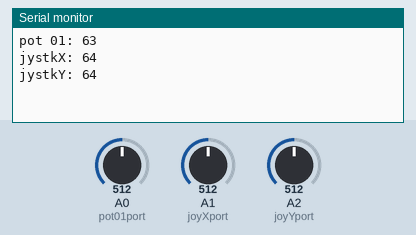
This sketch was run on a simulated Arduino Uno, built with avr-gcc and run on an emulated ATmega328P. Parts: the last lines printed to the serial monitor. The inputs (shaded band) are chosen by the test bench; at power-on: A0 (pot01port) = 512, A1 (joyXport) = 512, A2 (joyYport) = 512. MIDI output is not drawn.

Above: at 1.2 s.
1.3 s: A0 (pot01port) set to 716
At 2.3 s:
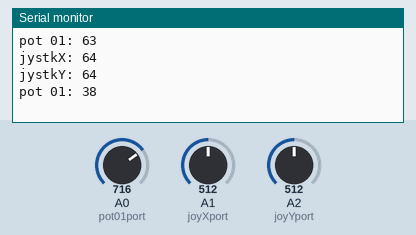
2.8 s: A1 (joyXport) set to 716
At 3.4 s:
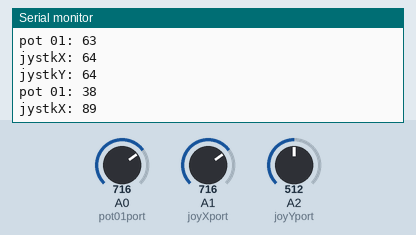
4.3 s: A2 (joyYport) set to 716
At 4.9 s:
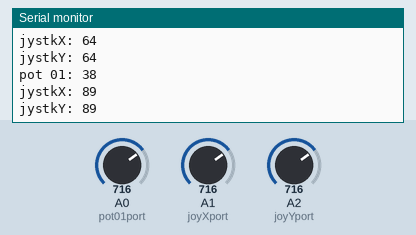
5.8 s: A0 (pot01port) set to 900
At 7.0 s:
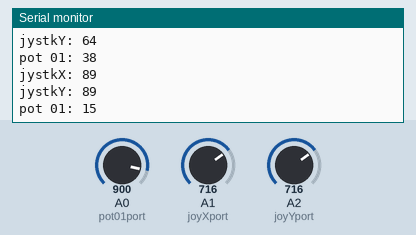
7.3 s: A1 (joyXport) set to 900
At 8.2 s:
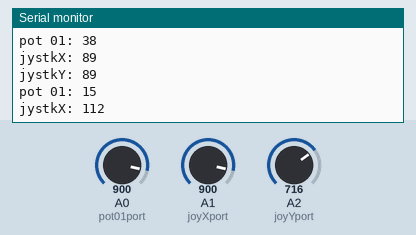
8.8 s: A2 (joyYport) set to 900
At 9.3 s:
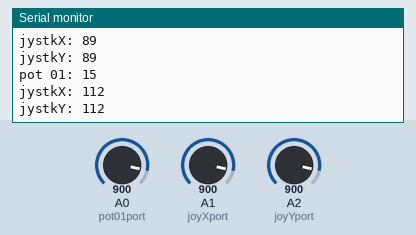

Measured:
- after the input at 1.3 s, the serial monitor: prints a new line at once (image 1)
- after the input at 2.8 s, the serial monitor: prints a new line at once (image 2)
- after the input at 4.3 s, the serial monitor: prints a new line at once (image 3)
- after the input at 5.8 s, the serial monitor: prints a new line at once (image 4)
- after the input at 7.3 s, the serial monitor: prints a new line at once (image 5)
- after the input at 8.8 s, the serial monitor: prints a new line at once (image 6)

The sketch:

presentationController.ino
```cpp
// MIDI: GENERAL SETUP
#include <MIDI.h>
#define MIDI_ENABLE 12
MIDI_CREATE_DEFAULT_INSTANCE(); // Created and binds the MIDI interface to the default hardware Serial port

// ULTRASONIC SETUP
#include "SR04.h"
#define TRIG_PIN 12
#define ECHO_PIN 11
SR04 sr04 = SR04(ECHO_PIN,TRIG_PIN);

// SENSORS: (1) ARD. PORT, (2) CONT. CTRL. ASGNMT., (3) CURR VALUE, (4) LAST VALUE

//int usonic01port;
int usonic01cc = 16;
int usonic01val = 0;
int usonic01lastVal = 0;

int pot01port = 0;
int pot01cc = 1;
int pot01val = 0;     // current poteniometer value
int pot01lastVal = 0; // tests for value change

int joyXport = 1;
int joyXcc = 7;
int joyXval = 0;
int joyXlastVal = 0;

int joyYport = 2;
int joyYcc = 10;
int joyYval = 0;
int joyYlastVal = 0;


void setup() {
	MIDI.begin();  // Listen to all incoming messages
	Serial.begin(115200);
}

void loop() {

/*	// ULTRASONIC 01
	usonic01val = sr04.Distance(); //convert1023to127invert(analogRead(pot01port));     // We divide by 8 to convert the 0-1023 analog message to 0-127 used for midi protocol
	if (usonic01val > 127) usonic01val = 127; // limit ultra sonic sensor's top value to 127
	if(usonic01val != usonic01lastVal) {      // If val != lastVal, the pot knob has been turned, and we need to send the new value to our software.
		Serial.print("usonic: ");
		Serial.print(usonic01val);
		Serial.println("cm");
//		MIDImessage(usonic01cc, 1, usonic01val);    // (1) CC, (2) midi channel, (3) controller value
//		MIDI.sendControlChange(1, usonic01cc, usonic01val);
		usonic01lastVal = usonic01val; //reset
	}*/

	// POT 01
	pot01val = convert1023to127invert(analogRead(pot01port));     // We divide by 8 to convert the 0-1023 analog message to 0-127 used for midi protocol
	if(pot01val != pot01lastVal) {      // If val != lastVal, the pot knob has been turned, and we need to send the new value to our software.
		Serial.print("pot 01: ");
		Serial.println(pot01val);
//		MIDImessage(pot01cc, 1, pot01val);    // (1) CC, (2) midi channel, (3) controller value
//		MIDI.sendControlChange(1, pot01cc, pot01val);
		pot01lastVal = pot01val; //reset
	}

	// JOYSTICK X
	joyXval = convert1023to127(analogRead(joyXport));     // We divide by 8 to convert the 0-1023 analog message to 0-127 used for midi protocol
	if(joyXval != joyXlastVal) {      // If val != lastVal, the pot knob has been turned, and we need to send the new value to our software.
		Serial.print("jystkX: ");
		Serial.println(joyXval);
//		MIDImessage(joyXcc, 1, joyXval);    // (1) CC, (2) midi channel, (3) controller value
//		MIDI.sendControlChange(1, joyXcc, joyXval);
		joyXlastVal = joyXval; //reset
	}

	// JOYSTICK Y
	joyYval = convert1023to127(analogRead(joyYport)); // get reading & convert 0-1023 to 0-127
	if(joyYval != joyYlastVal) {  // if reading has changed since last cycle, make reading into midi message
		Serial.print("jystkY: ");
		Serial.println(joyYval);
//		MIDImessage(joyYcc, 1, joyYval);    // (1) CC, (2) midi channel, (3) controller value
//		MIDI.sendControlChange(1, joyYcc, joyYval);
		joyYlastVal = joyYval; //reset
	}

	delay(10); // arduino cycle delay in ms.
}

void MIDImessage(byte command, byte data1, byte data2) { // passes out our values through standard midi command
	Serial.write(command);
	Serial.write(data1);
	Serial.write(data2);
}

int convert1023to127 (int original) {
	int newVal = original / 8;
	return newVal;
}

int convert1023to127invert (int original) {
	int newVal = (((original / 8) -127) * -1);
	return newVal;
}
```
